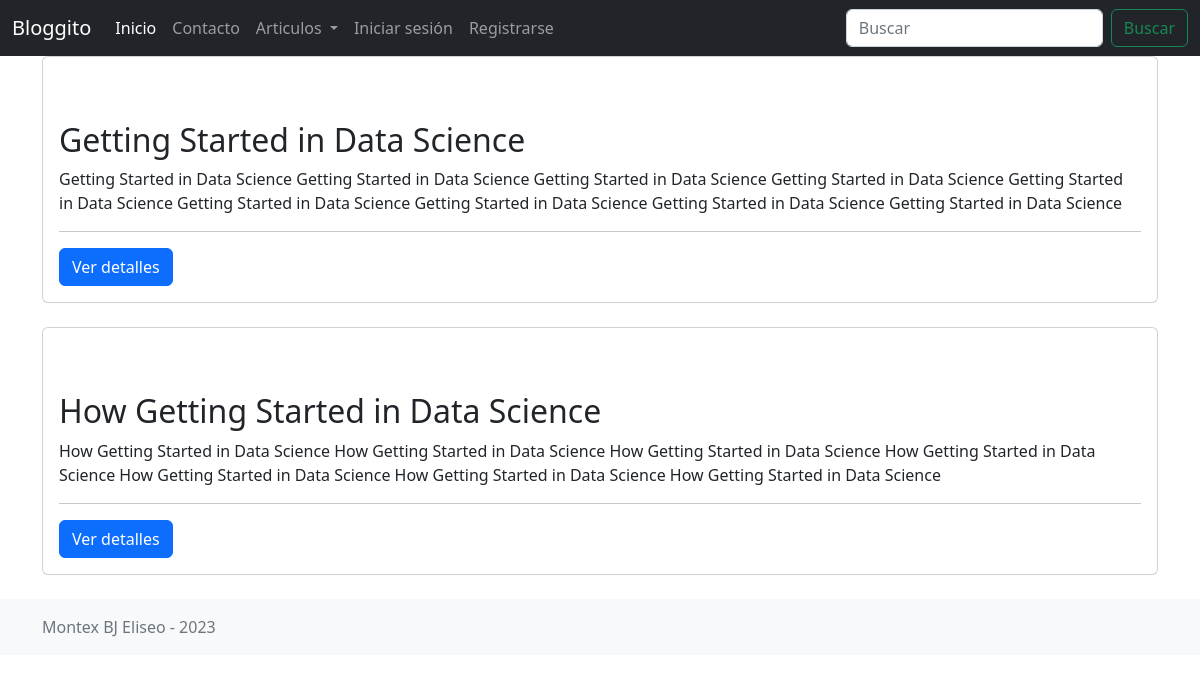
/posts/, run on an earlier commit of the app's database.
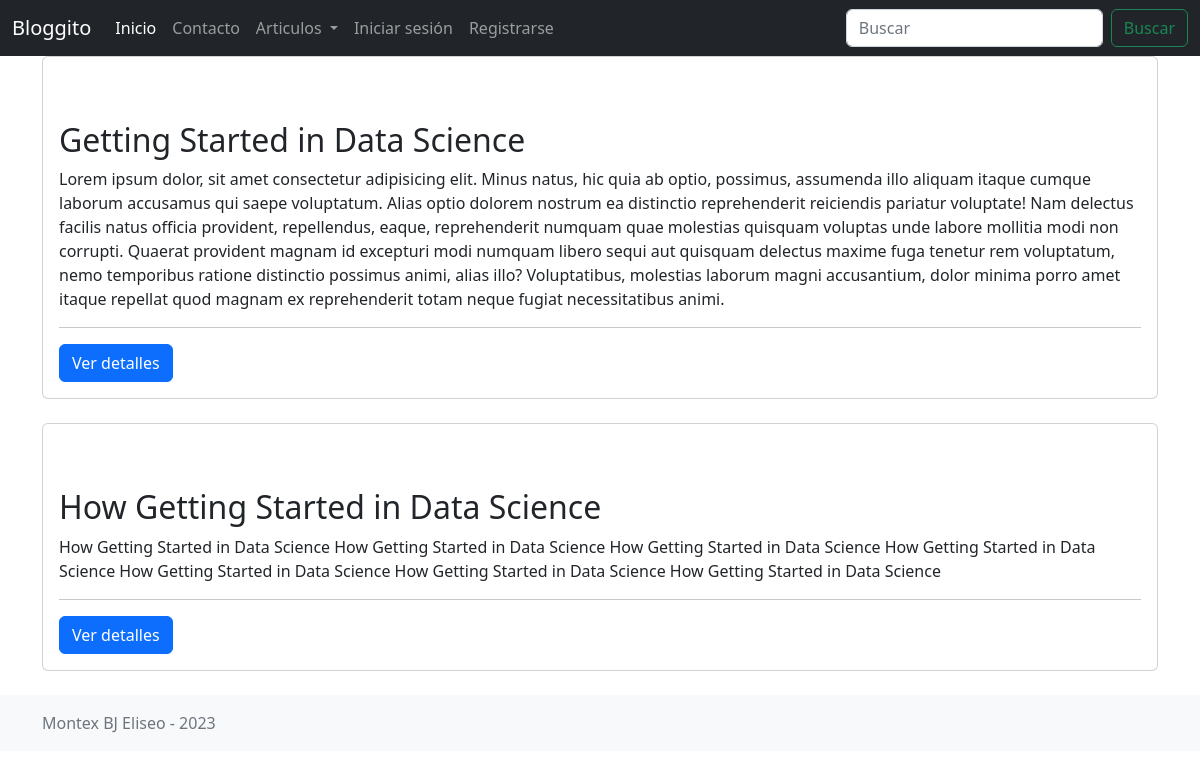
And on a later commit of the database.
### apps/posts/models.py (models this page shows, shortened)
class Post(models.Model):
    title = models.CharField(max_length=100)
    short_description = models.TextField()
    image = models.ImageField()
    content = models.TextField()
    created_at = models.DateTimeField(auto_now=True, editable=False)
    updated_at = models.DateTimeField(auto_now_add=True, editable=False)
    author = models.ForeignKey(get_user_model(), null=True, on_delete=models.SET_NULL)
    category = models.ForeignKey(Category, null=True, on_delete=models.SET_NULL)
    tags = models.ManyToManyField(Tag)
    def get_absolute_url(self):
        return reverse('posts:view', args=[self.pk])

### apps/posts/views.py (the view)
# urls.py: path('', PostListView.as_view(), name = 'index'),
class PostListView(ListView):
    model = Post
    template_name = "posts/post_list.html"
    context_object_name = "posts"

### templates/posts/post_list.html (shortened to what this page needs)
{% extends 'base.html' %}
{% block content %}
<section class="container">
    {% for post in posts %}
    <article class="card  mb-4">
        <div class="card-body">
            <h2 class="mt-5">{{post.title}}</h2>
            <p>{{post.short_description}}</p>
            <hr>
            <a class="btn btn-primary" href="{{post.get_absolute_url}}">Ver detalles</a>
        </div>
    </article>
        {% empty %}
        <h1>No hay articulos para mostrar</h1>
    {% endfor %}
</section>
{% endblock content %}

What changed in the data, as far as the page shows it:
changed Post "Getting Started in Data Science": short_description "Getting Started in Data Science Getting Started in Data Science Getting Started in Data Science Getting Started in Data Science Getting Started in Data Science Getting Started in Data Science Getting Started in Data Science Getting Started in Data Science Getting Started in Data Science" → "Lorem ipsum dolor, sit amet consectetur adipisicing elit. Minus natus, hic quia ab optio, possimus, assumenda illo aliquam itaque cumque laborum accusamus qui saepe voluptatum. Alias optio dolorem nostrum ea distinctio reprehenderit reiciendis pariatur voluptate! Nam delectus facilis natus officia provident, repellendus, eaque, reprehenderit numquam quae molestias quisquam voluptas unde labore mollitia modi non corrupti. Quaerat provident magnam id excepturi modi numquam libero sequi aut quisquam delectus maxime fuga tenetur rem voluptatum, nemo temporibus ratione distinctio possimus animi, alias illo? Voluptatibus, molestias laborum magni accusantium, dolor minima porro amet itaque…"
